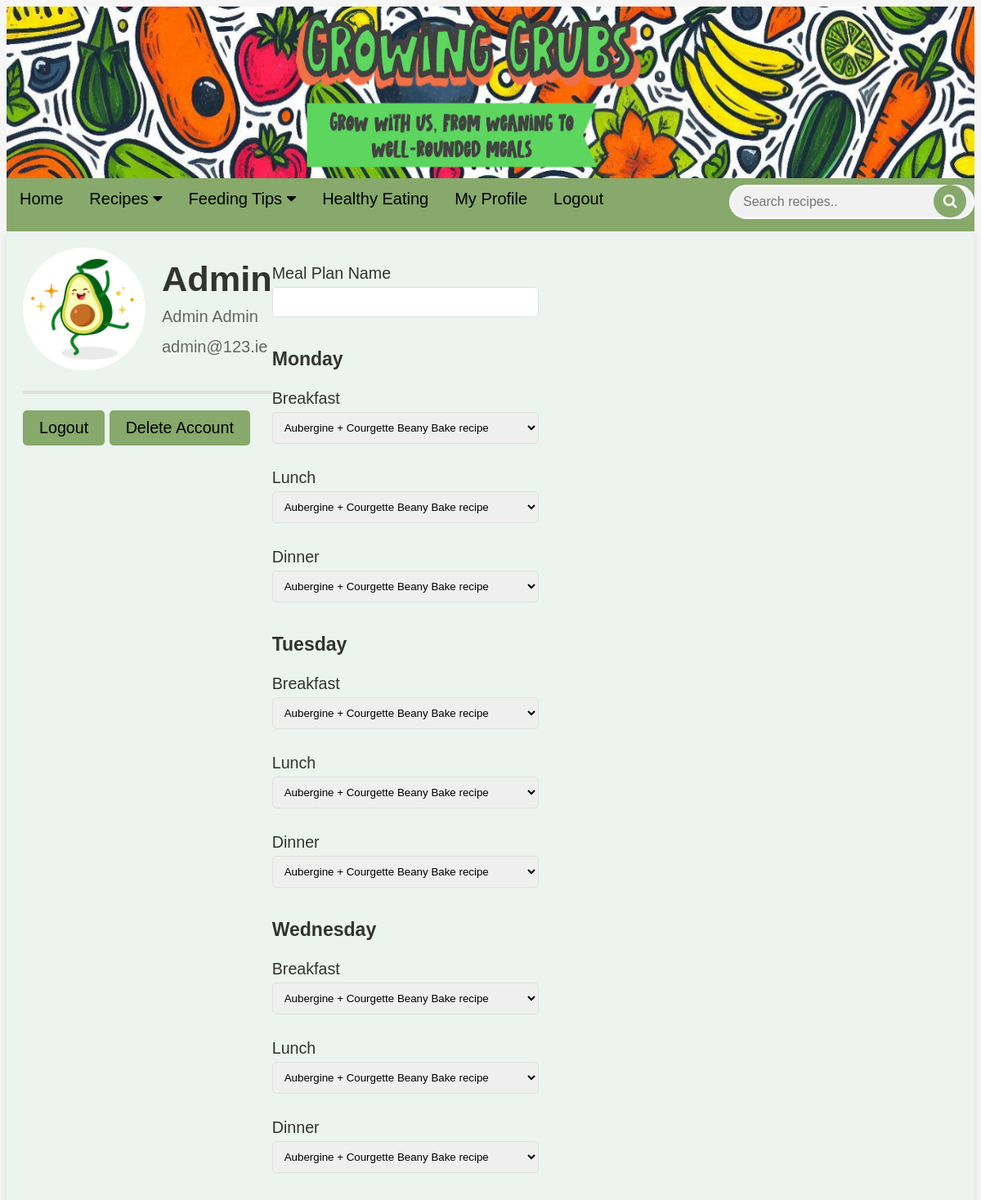
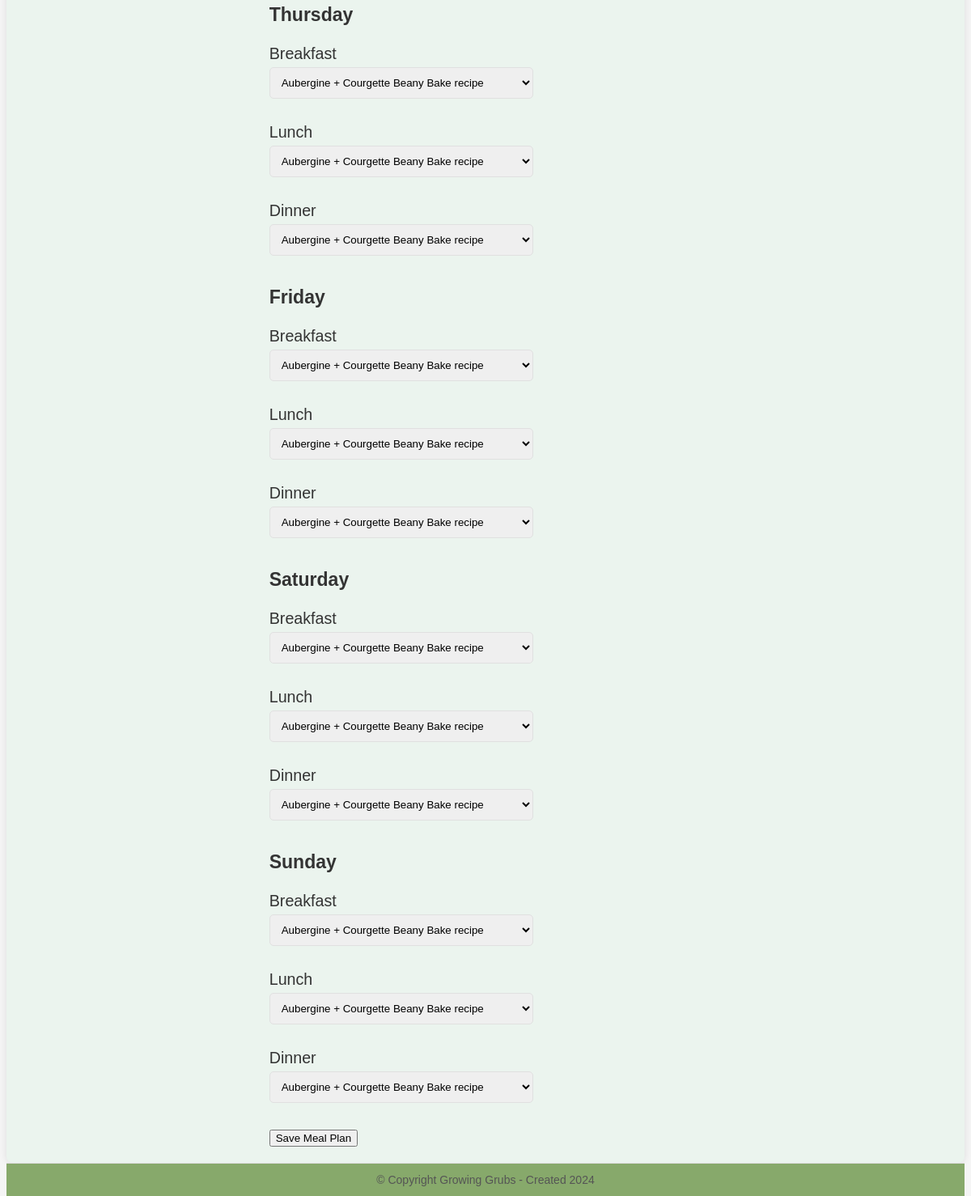
Screenshot of /meal-planner (signed in) with the database file from the repository (2 pictures, top to bottom).
### mod/models.py (models this page shows, shortened)
class Users(UserMixin, db.Model):
    __tablename__ = 'users'
    id = db.Column(db.Integer, primary_key=True, autoincrement=True)
    profile_image = db.Column(db.String(100), nullable=True)
    username = db.Column(db.String(100), unique=True, nullable=False)
    first_name = db.Column(db.String(100), nullable=False)
    last_name = db.Column(db.String(100), nullable=False)
    email = db.Column(db.String(100), nullable=False)
    password = db.Column(db.String(100), nullable=False)
    favourites = db.relationship('Favourites', secondary=user_favourites, backref=db.backref('users', lazy='dynamic'))

### mod/app.py (the view, shortened to what this page needs)
@other_routes.route('/meal-planner', methods=['GET', 'POST'])
@login_required
def meal_planner():
    logger = current_app.logger
    form = MealPlanForm()
    favourites = [(favourite.recipe_id, favourite.recipe.title) for favourite in current_user.favourites]
    for day_form in [form.monday, form.tuesday, form.wednesday, form.thursday, form.friday, form.saturday, form.sunday]:
        day_form.breakfast.choices = favourites
        day_form.lunch.choices = favourites
        day_form.dinner.choices = favourites
    return render_template('meal_planner.html', form=form, user=current_user)

### mod/user_manager.py
class MealPlanForm(FlaskForm):
    name = StringField('Meal Plan Name', validators=[DataRequired()])
    monday = FormField(DayMealForm)
    tuesday = FormField(DayMealForm)
    wednesday = FormField(DayMealForm)
    thursday = FormField(DayMealForm)
    friday = FormField(DayMealForm)
    saturday = FormField(DayMealForm)
    sunday = FormField(DayMealForm)
    submit = SubmitField('Create Meal Plan')

class DayMealForm(FlaskForm):
    breakfast = SelectField('Breakfast', coerce=int)
    lunch = SelectField('Lunch', coerce=int)
    dinner = SelectField('Dinner', coerce=int)

### mod/user_manager.py (called while the page is built)
@login_manager.user_loader
def load_user(user_id):
    from mod.models import Users  # Local import to avoid circular dependency
    return Users.query.get(int(user_id))  # Retrieve user from the database using user_id

### templates/meal_planner.html (shortened to what this page needs)
<!DOCTYPE html>
<html lang="en">
<head>
    <link rel="stylesheet" type="text/css" href="{{ url_for('other_routes.static', filename='css/homepage/main.css') }}">
    <link rel="stylesheet" type="text/css" href="{{ url_for('other_routes.static', filename='css/homepage/header.css') }}">
    <link rel="stylesheet" type="text/css" href="{{ url_for('other_routes.static', filename='css/homepage/main-content.css') }}">
    <link rel="stylesheet" type="text/css" href="{{ url_for('other_routes.static', filename='css/homepage/footer.css') }}">
    <link rel="stylesheet" type="text/css" href="{{ url_for('other_routes.static', filename='css/homepage/navbar.css') }}">
    <link rel="stylesheet" href="https://cdnjs.cloudflare.com/ajax/libs/font-awesome/4.7.0/css/font-awesome.min.css">
    <link rel="stylesheet" type="text/css" href="{{ url_for('other_routes.static', filename='css/profile.css') }}">
</head>
<body class="meal-planner-page">
    <header class="header">
        <img class="header-image" src="static/images/growinggrubs_header_3.png" alt="header-image">
    </header>
    <nav class="navbar">
        {% include 'navbar.html' %}
    </nav>
    <main class="container">
        <div class="profile-section">
        <div class="profile-header">
            <div class="profile-image">
                <img src="{{ url_for('static', filename='images/profiles/' + (user.profile_image if user.profile_image else 'default.jpg')) }}" alt="Profile Image">
            </div>
            <div class="profile-info">
                <h1>{{ user.username }}</h1>
                <p>{{ user.first_name }} {{ user.last_name }}</p>
                <p>{{ user.email }}</p>
            </div>
        </div>
        <div class="profile-actions">
            <form method="POST" action="{{ url_for('other_routes.logout') }}">
                <button type="submit">Logout</button>
                <button type="button" onclick="confirmDelete()">Delete Account</button>
            </form>
        </div>
    </div>
        <div class="meal-plan-container">
            <form method="POST" action="{{ url_for('other_routes.meal_planner') }}">
                <div class="form-group">
                {{ form.name.label }} {{ form.name() }}
                </div>
                  {% for day_form, day_name in [(form.monday, 'Monday'), (form.tuesday, 'Tuesday'), (form.wednesday, 'Wednesday'),
                                        (form.thursday, 'Thursday'), (form.friday, 'Friday'), (form.saturday, 'Saturday'),
                                        (form.sunday, 'Sunday')] %}
                <h3>{{ day_name }}</h3>
                <div class="form-group">
                  {{ day_form.breakfast.label }} {{ day_form.breakfast() }}
                </div>
                <div class="form-group">
                  {{ day_form.lunch.label }} {{ day_form.lunch() }}
                </div>
                <div class="form-group">
                  {{ day_form.dinner.label }} {{ day_form.dinner() }}
                </div>
                {% endfor %}
                <button type="submit" class="btn">Save Meal Plan</button>
            </form>
        </div>
    </main>
    <footer class="footer">
        <p class="footer_text">&#169 Copyright Growing Grubs - Created 2024</p>
    </footer>
</body>
</html>

### static/css/homepage/main.css (style rules this page uses)
html { font-size: calc(15px + 0.390625vw); margin: 0; padding: 0; height: 100%; font-family: Arial; }
* { box-sizing: border-box; }

### static/css/homepage/header.css (style rules this page uses)
.header { padding: 0px; position: relative; text-align: center; color: #333; overflow-x: visible; margin: 0 auto; padding-top: 0; width: 100%; }
.header-image { background-size: cover; background-position: center; height: 210px; width: 100%; display: block; }

### static/css/homepage/main-content.css (style rules this page uses)
.container { display: flex; flex-wrap: wrap; padding: 20px; background-color: #F9F9F9; }
h1 { font-size: 24px; color: #333; margin-bottom: 15px; }
p { font-size: 20px; color: #555; line-height: 1.6; margin-bottom: 20px; }

### static/css/homepage/footer.css (style rules this page uses)
.footer { position: relative; left:0px; bottom:0px; height:40px; width:100%; display: flex; justify-content: center; align-items: center; background:#87a96b; color: black; text-align: center; border-top: 1px solid #ddd; padding: 20px; margin-top: auto; }
.footer_text { font-size: 14px; margin: 0; }

### static/css/homepage/navbar.css (style rules this page uses)
.navbar, .navbar-logout { display: flex; background-color: #87a96b; overflow: visible; position: sticky; top: 0; width: 100%; z-index: 1000; }

### static/css/profile.css (style rules this page uses)
body { font-family: Arial, sans-serif; background-color: #f5f5f5; color: #333; }
.container { max-width: 1200px; margin: 0 auto; padding: 20px; background: #ebf4ee; border-radius: 8px; box-shadow: 0 0 10px rgba(0, 0, 0, 0.1); }
.profile-header { display: flex; align-items: center; border-bottom: 4px solid #e0e0e0; padding-bottom: 20px; margin-bottom: 20px; }
.profile-image img { border-radius: 50%; width: 150px; height: 150px; object-fit: cover; margin-right: 20px; }
.profile-info { flex-grow: 1; }
.profile-info h1, .meal-plan-title { margin: 0; font-size: 2.2em; color: #333; }
.profile-info p { margin: 5px 0; color: #666; }
.profile-actions { display: flex; justify-content: space-between; margin-bottom: 20px; }
.meal-plan-container { display: flex; flex-direction: row; justify-content: space-between; margin-top: 20px; }
.profile-actions button { padding: 10px 20px; font-size: 1em; color: black; background: #87a96b; border: none; border-radius: 5px; cursor: pointer; transition: background 0.3s ease; }
.form-group { margin-bottom: 15px; }
.form-group label { display: block; margin-bottom: 5px; }
.form-group input, .form-group select { width: 100%; padding: 10px; border: 1px solid #e0e0e0; border-radius: 5px; }
input[type="text"], input[type="email"], select { width: 100%; padding: 10px; border: 1px solid #e0e0e0; border-radius: 5px; margin-bottom: 15px; }

### rows the page displays
Users: profile_image (picture), username "Admin", first_name "Admin", last_name "Admin", email "admin@123.ie"

### other values shown
{{ day_name }} "Monday" "Tuesday" "Wednesday" "Thursday" "Friday" "Saturday" "Sunday"
{{ day_form.breakfast.label }} "Breakfast" "Breakfast" "Breakfast" "Breakfast" "Breakfast" "Breakfast" "Breakfast"
{{ day_form.lunch.label }} "Lunch" "Lunch" "Lunch" "Lunch" "Lunch" "Lunch" "Lunch"
{{ day_form.dinner.label }} "Dinner" "Dinner" "Dinner" "Dinner" "Dinner" "Dinner" "Dinner"
